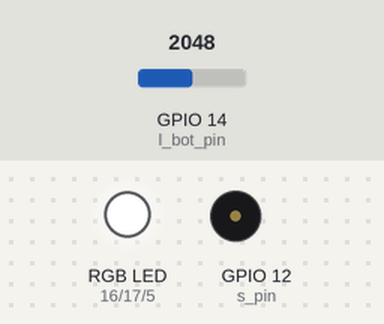
A sketch run on a simulated ESP32. On the bench: an RGB LED mixed from three pins (HIGH = lit), buzzer (waves = sounding). The test bench sets the inputs (shaded band); at power-on: GPIO 14 (l_bot_pin) = 2048. What the sketch prints to the serial monitor is not drawn.

Above: at 4.2 s.
4.3 s: GPIO 14 (l_bot_pin) set to 215
At 4.8 s:
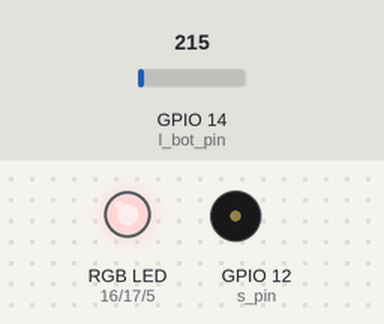
5.9 s: GPIO 14 (l_bot_pin) set to 60
At 7.5 s:
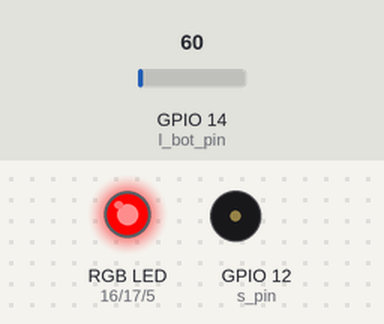
Timing chart, 0 to 9.0 s (numbered marks = the images above; inputs shaded):
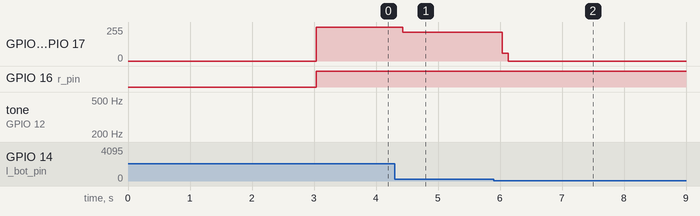

Measured:
- after the input at 4.3 s, GPIO 5 (b_pin), GPIO 17 (g_pin): 255/255 → 214/255 after 0.14 s
- after the input at 5.9 s, GPIO 5 (b_pin), GPIO 17 (g_pin): 214/255 → 60/255 after 0.14 s, → 0/255 0.10 s later

The sketch:

Final.ino
```cpp
#include <WiFi.h>
#include <WebServer.h>
#include <WiFiUdp.h>

const uint8_t r_pin = 16;
const uint8_t g_pin = 17;
const uint8_t b_pin = 5;
const uint8_t l_top_pin = 13;
const uint8_t l_bot_pin = 14;
const uint8_t s_pin = 12;
uint16_t THRESHOLD = 100;

char* ssid = "Yuki_Smoker";  // Enter SSID here
const char* password = "12345678";  //Enter Password here

uint8_t SPEAKER = 1; //Default
uint8_t RGB_LED = 1; //Default

IPAddress local_ip(192,168,1,1);
IPAddress gateway(192,168,1,1);
IPAddress subnet(255,255,255,0);

WebServer server(80);

WiFiUDP udp;

void setup() {
  Serial.begin(115200);
  pwm_Setup(r_pin, 1);
  pwm_Setup(g_pin, 2);
  pwm_Setup(b_pin, 3);
  pinMode(l_top_pin, INPUT);
  pinMode(l_bot_pin, INPUT);
  pwm_Setup(s_pin, 4);
  for (int i = 0; i < 300; i++) {
    int current = analogRead(l_bot_pin);
    delay(10);
    if (current < THRESHOLD) {
      THRESHOLD = current;
    }
  }
  WiFi.softAP(ssid, password);
  WiFi.softAPConfig(local_ip, gateway, subnet);
  server.begin();
  udp.begin(57222);
}

void loop() {
  int current = analogRead(l_bot_pin);
  //Serial.println(current);
  if (current > 255) {
    current = 255;
  }
  RGB_Set(255, current, current);
  if (current < THRESHOLD) {
    Alarm();
    Serial.println("ALARM");
  }
  //Serial.println(current);
  checkDead();
  delay(100);
}

void pwm_Setup(uint8_t pin, uint8_t channel) {
  ledcAttachPin(pin, channel);
  ledcSetup(channel, 12000, 8);
}

void RGB_Set(const int r, const int g, const int b) {
  if (RGB_LED == 1) {
    ledcWrite(1, r);
    ledcWrite(2, g);
    ledcWrite(3, b);
  } else {
    ledcWrite(1, 0);
    ledcWrite(2, 0);
    ledcWrite(3, 0);
  }
  delay(100);
}

void Alarm() {
  if (SPEAKER == 1) {
    RGB_Set(255, 0, 0);
    for (int freq = 0; freq < 4096; freq++) {
      ledcWriteTone(4, freq);
      delay(2);
    }
    for (int freq = 4095; freq >= 0; freq--) {
      ledcWriteTone(4, freq);
      delay(2);
    }
  }
}

void checkDead() {
  uint8_t buffer[50] = "";
  memset(buffer, 0, 50);
  udp.parsePacket();
  String tmp;
  if(udp.read(buffer, 50) > 0){
    //Serial.println((char *)buffer);
    tmp = String((char *) buffer);
    Serial.println(tmp);
    if (tmp.startsWith("Stop!")) {
      SPEAKER = 0;
      RGB_LED = 0;
      Serial.println("CMD: STOP");
    } else if (tmp.startsWith("Speaker Off")) {
      SPEAKER = 0;
      Serial.println("CMD: SPEAKER OFF");
    } else if (tmp.startsWith("Lights Off")) {
      RGB_LED = 0;
      Serial.println("CMD: LIGHTS OFF");
    } else if (tmp.startsWith("Start!")) {
      SPEAKER = 1;
      RGB_LED = 1;
      Serial.println("CMD: START");
    } else if (tmp.startsWith("Speaker On")) {
      SPEAKER = 1;
      Serial.println("CMD: SPEAKER ON");
    } else if (tmp.startsWith("Lights On")) {
      RGB_LED = 1;
      Serial.println("CMD: LIGHTS ON");
    } else if (tmp.startsWith("Test")) {
      Serial.println("CMD: ALARM TEST");
      int tmp_hold = SPEAKER;
      SPEAKER = 1;
      Alarm();
      SPEAKER = tmp_hold;
    } else {
      Serial.println("UNKNOWN COMMAND!");
    }
  }
}
```
